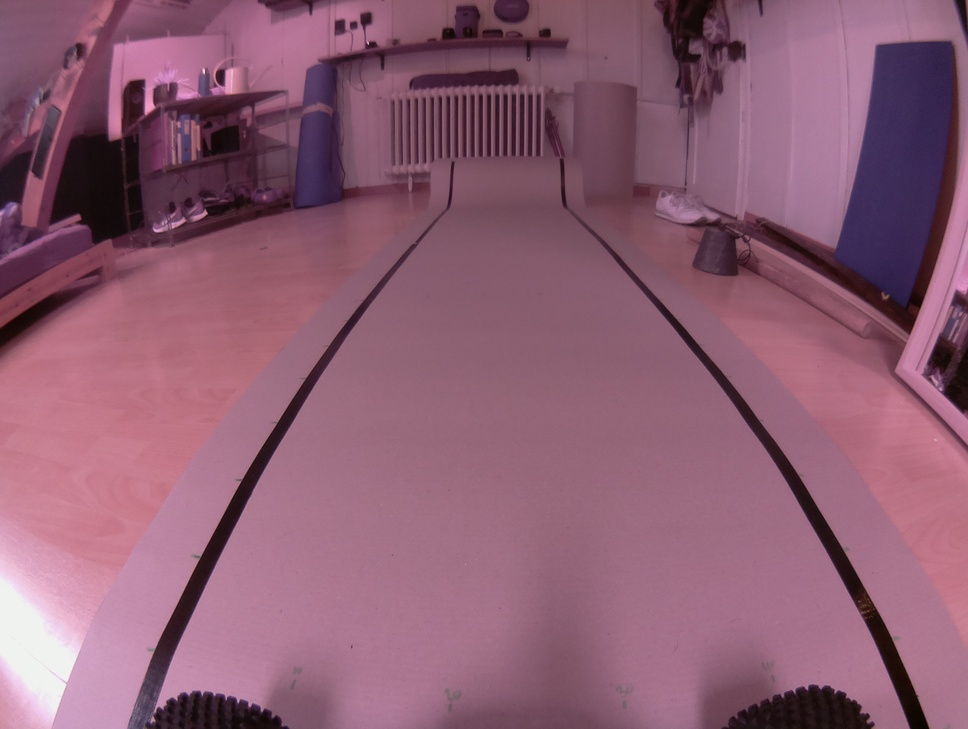
#> input picture Code/executionTimeTest_sample_x1952.jpg, 968 x 729 px, shrunk from 2592 x 1952 before the run
$ python -i my_lib.py   (imports and definitions only)   (older library calls are emulated)
#> lines starting #> are read from the running program, lines starting #| are printed output that depends on the picture
#> further down, picture is the input picture: shape (729, 968, 3); mean B, G, R 114.7, 94, 141.1
#!/usr/bin/env python3

# ----------------------------------- Infos -----------------------------------
#   Author:            Maxime Charriere
#   Project:           Autonomous RC Car
#   Link:              https://github.com/maximecharriere/AutonomousRcCar
# ----------------------------------- Infos -----------------------------------

## -------------------------------- Description --------------------------------
#   This file contains all my useful functions that I often use
## -------------------------------- Description --------------------------------


import matplotlib.pyplot as plt
import cv2
import numpy as np
import yaml

# [14 lines left out: functions load_configuration, map, not called in this run]

def mix(val1, val2, val1_proportion):
    val2_proportion = 1-val1_proportion
    return (val1*val1_proportion + val2*val2_proportion)

# [28 lines left out: functions clamp, print_caminfos, not called in this run]

def plt_show_all_colorspace(img):
    '''img must be BGR'''
    frameHSV = cv2.cvtColor(img, cv2.COLOR_BGR2HSV)
#> frameHSV: shape (729, 968, 3); mean H, S, V 163.8, 91.2, 141.9
    frameLAB = cv2.cvtColor(img, cv2.COLOR_BGR2LAB)
#> frameLAB: shape (729, 968, 3); mean of channels 0, 1, 2 115, 150.5, 124.2
    frameLUV = cv2.cvtColor(img, cv2.COLOR_BGR2LUV)
#> frameLUV: shape (729, 968, 3); mean of channels 0, 1, 2 114.4, 116.1, 128

    ## Show images with plt
    fig, axs = plt.subplots(3, 3)
    axs[0,0].imshow(frameHSV[0], cmap="gray")
    axs[0,0].set_title("HSV H channel")
    axs[0,1].imshow(frameHSV[1], cmap="gray")
    axs[0,1].set_title("HSV S channel")
    axs[0,2].imshow(frameHSV[2], cmap="gray")
    axs[0,2].set_title("HSV V channel")
    axs[1,0].imshow(frameLAB[0], cmap="gray")
    axs[1,0].set_title("LAB L channel")
    axs[1,1].imshow(frameLAB[1], cmap="gray")
    axs[1,1].set_title("LAB A channel")
    axs[1,2].imshow(frameLAB[2], cmap="gray")
    axs[1,2].set_title("LAB B channel")
    axs[2,0].imshow(frameLUV[0], cmap="gray")
    axs[2,0].set_title("LUV L channel")
    axs[2,1].imshow(frameLUV[1], cmap="gray")
    axs[2,1].set_title("LUV U channel")
    axs[2,2].imshow(frameLUV[2], cmap="gray")
    axs[2,2].set_title("LUV V channel")

    plt.show()
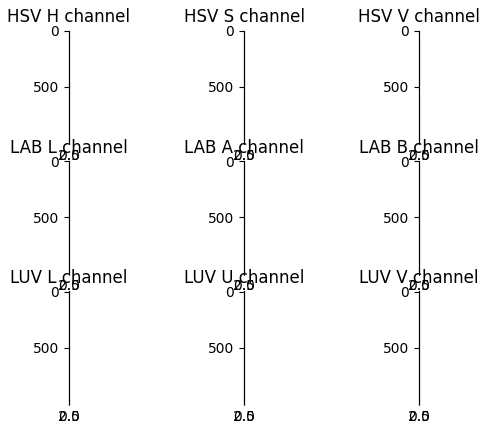
#> figure drawn by matplotlib, 9 panels

# [27 lines left out: functions inRangeHSV, scaledSobelXY, sobelXY, not called in this run]

def isNaN(num):
    return num != num

def isaN(num):
    return not isNaN(num)

>>> import cv2
>>> picture = cv2.imread('executionTimeTest_sample_x1952.jpg')
>>> result = plt_show_all_colorspace(picture)
